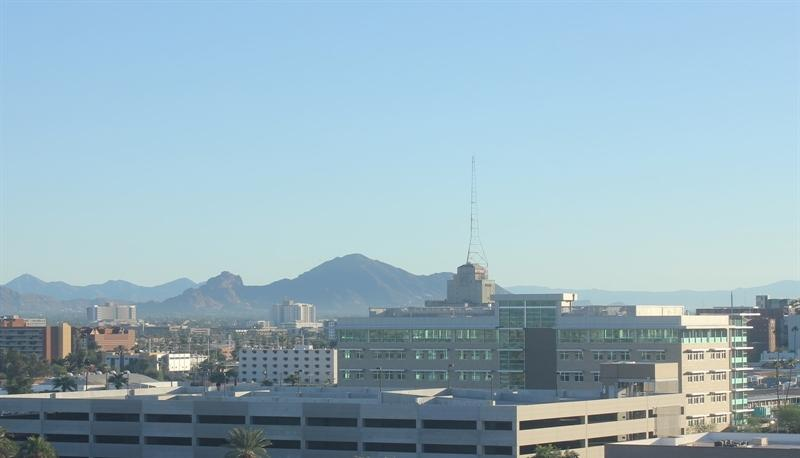
#> input picture dataset_images/20151101_145049.jpg, 800 x 458 px
$ jupyter execute scaling_rotating_shifting.ipynb
#> lines starting #> are read from the running program, lines starting #| are printed output that depends on the picture; after the words box and inside, x2 and y2 are one past the last pixel; in counts of white or black regions, pixels touching at a corner belong together
[cell 1]
import cv2
import matplotlib.pyplot as plt
import numpy as np

path = "../dataset_images/20151101_145049.jpg"
image  = cv2.imread(path)
#> image is the input picture: shape (458, 800, 3); mean B, G, R 191, 178, 150.7
plt.imshow(image)

[cell 2]
image.shape
#> Out = (458, 800, 3)

[cell 3]
image = cv2.cvtColor(image , cv2.COLOR_BGR2RGB)
plt.imshow(image)

# ZOOMING IMAGE

[cell 4]
height , width  = image.shape[:2]
#> height = 458; width = 800

[cell 5]
scale_factor = 3

zoomed_image = cv2.resize(src = image ,
                          dsize= ( int (scale_factor*width ) , int(scale_factor*height)),
                          interpolation= cv2.INTER_CUBIC)
plt.imshow(zoomed_image)

# ROTATING IMAGE

[cell 6]
plt.imshow(image)

[cell 7]
# image rotation

center =(image.shape[1]  // 2 , image.shape[0] //2 )
#> center = (400, 229)
angle = 30
scale = 1

rotated_matrix = cv2.getRotationMatrix2D(center , angle , scale)

rotated_image = cv2.warpAffine(image , rotated_matrix ,(image.shape[1] , image.shape[0]))
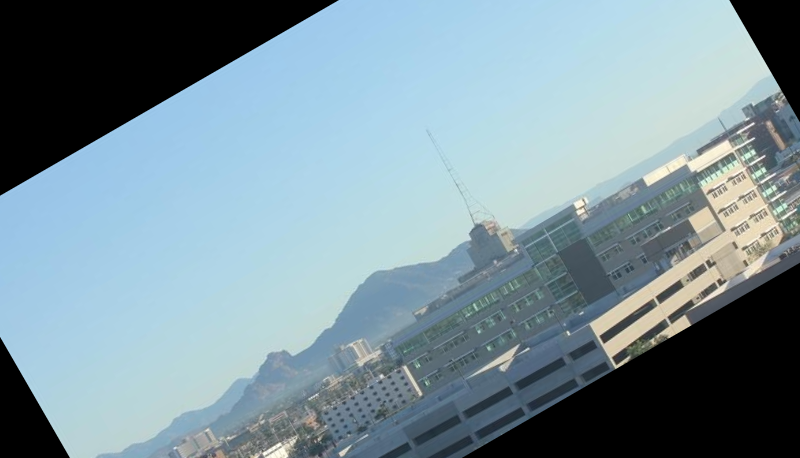
#> rotated_image: shape (458, 800, 3); mean R, G, B 124.1, 146.3, 155.8

plt.imshow(rotated_image)

# Image translation

[cell 8]
width  = image.shape[1]
height = image.shape[0]

translation_matrix = np.array([[1,0,100],
                               [0,1,70]],
                               dtype= np.float32)

translation_image = cv2.warpAffine(image , translation_matrix , dsize=(width , height))
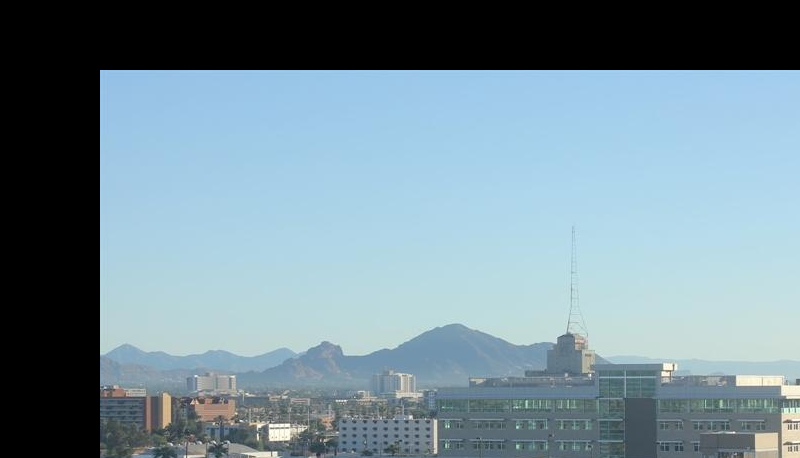
#> translation_image: shape (458, 800, 3); mean R, G, B 117, 140, 151.1

plt.imshow(translation_image)

# Canny Image detection

[cell 9]
plt.imshow(image)

[cell 10]
edges = cv2.Canny(image , 100 , 700)
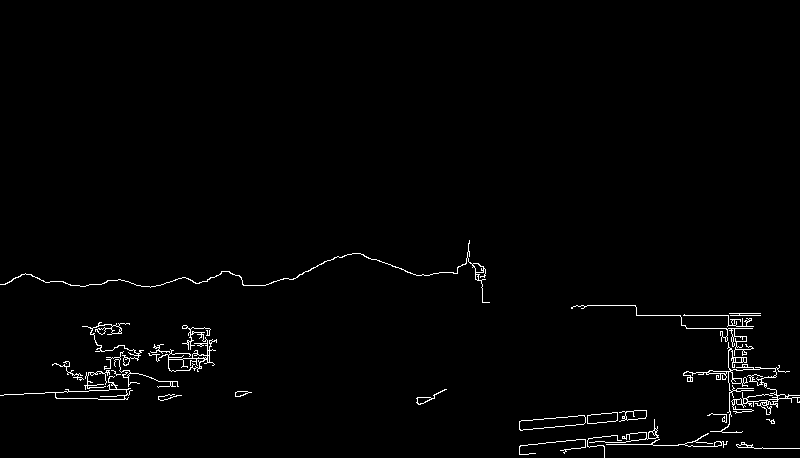
#> edges: shape (458, 800); 1.4% white in thin lines or dots, all inside (x1, y1, x2, y2) = (0, 240, 800, 458)
plt.imshow(edges)

$ run again, with dataset_images/20151101_145511.jpg copied over dataset_images/20151101_145049.jpg
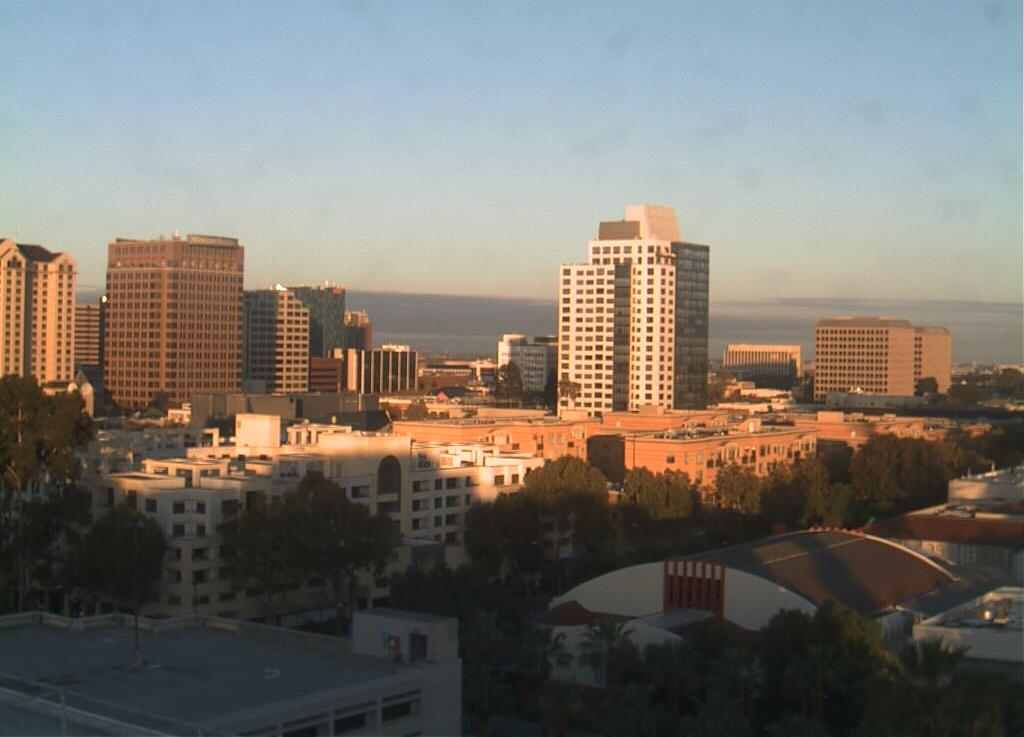
#> input picture dataset_images/20151101_145511.jpg, 1024 x 737 px
#> image is the input picture: shape (737, 1024, 3); mean B, G, R 109.5, 116.4, 120.9
#> `translation_image = cv2.warpAffine(image , translation_matrix , dsize=..`:
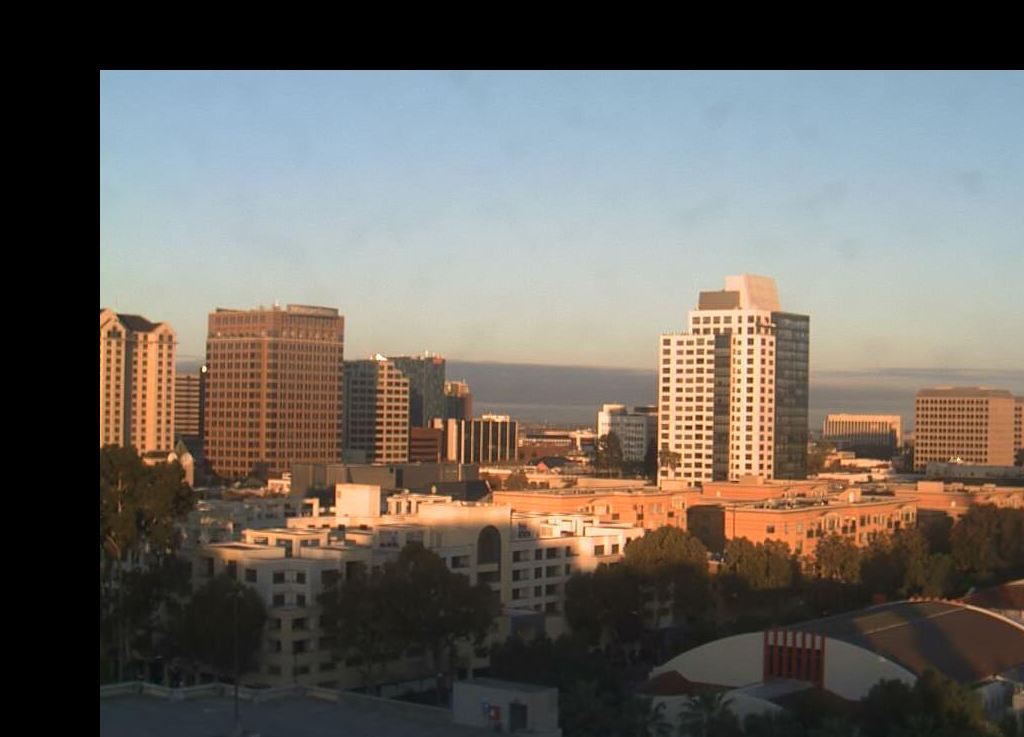
#> translation_image: shape (737, 1024, 3); mean R, G, B 106.9, 101.7, 95.2
#> `edges = cv2.Canny(image , 100 , 700)`:
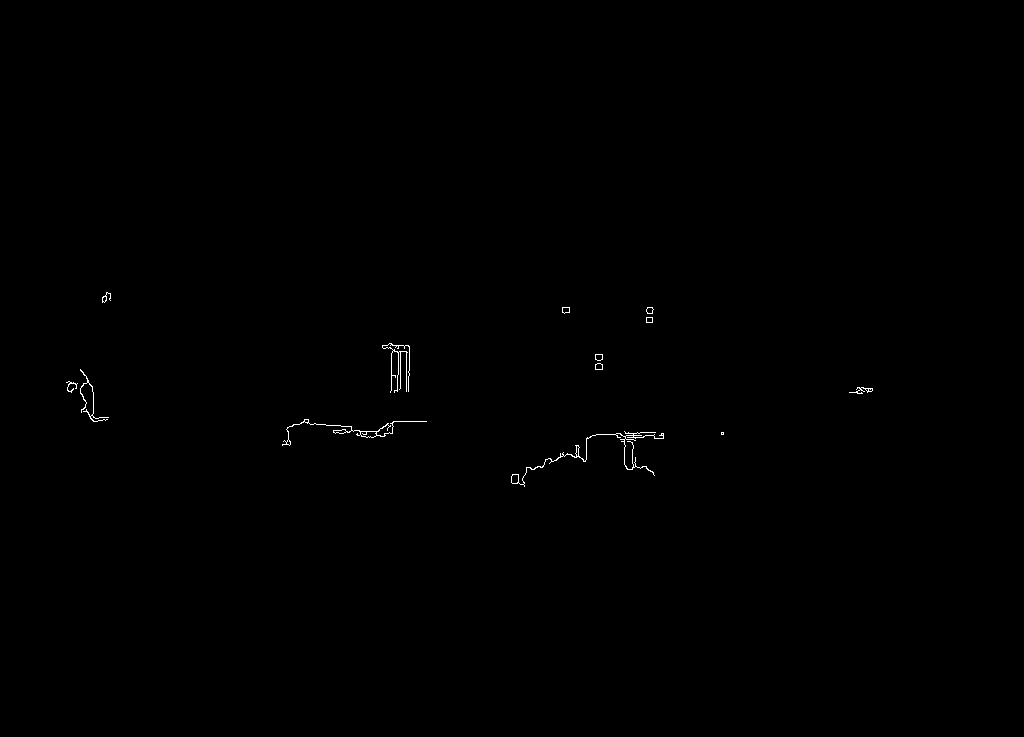
#> edges: shape (737, 1024); 0.2% white in thin lines or dots, all inside (x1, y1, x2, y2) = (66, 292, 873, 487)
